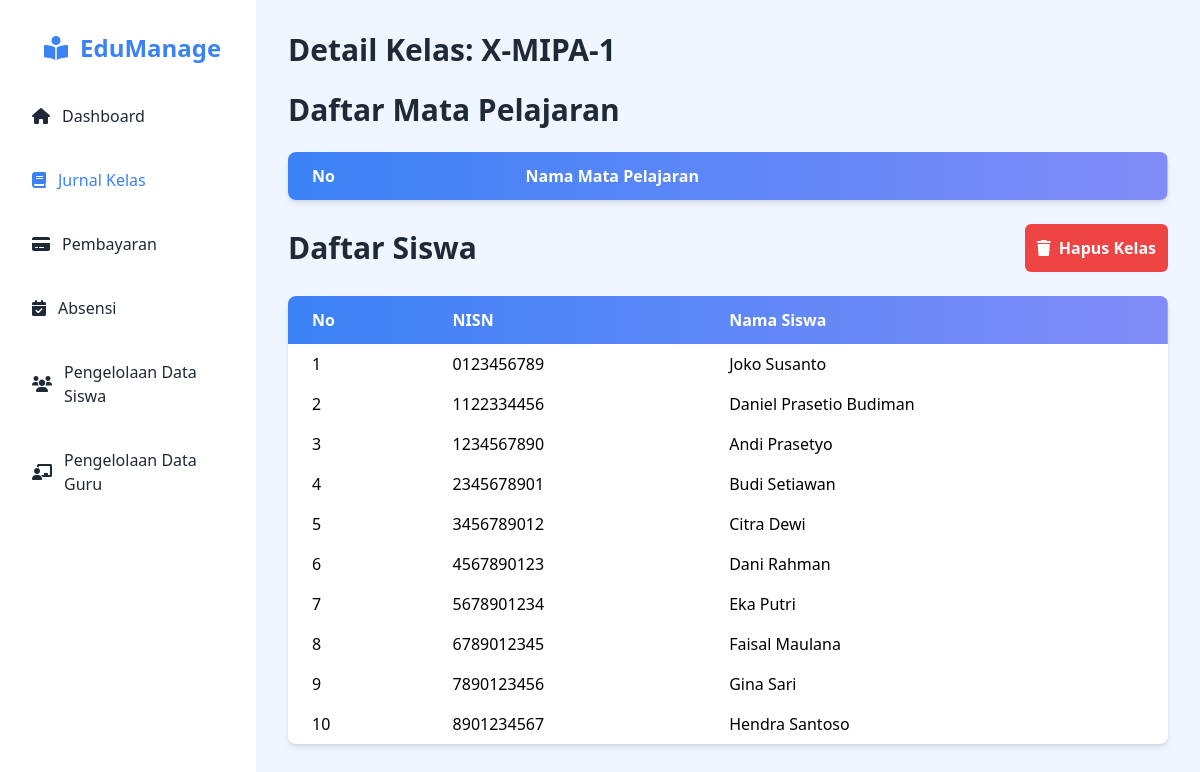
The app's page /index.php/jurnal/detail/23 with its own data.
### tables this page shows
CREATE TABLE `kelas` (
  `id` int(11) NOT NULL,
  `nama_kelas` varchar(50) NOT NULL,
  `jurusan` enum('MIPA','IPS') NOT NULL,
  `tingkat` enum('X','XI','XII') NOT NULL
);

CREATE TABLE `siswa` (
  `nisn` varchar(20) NOT NULL,
  `nama` varchar(100) NOT NULL,
  `angkatan` year(4) NOT NULL,
  `kelas_id` int(11) NOT NULL,
  `password` varchar(255) NOT NULL
);

### application/controllers/Jurnal.php (called while the page is built, shortened)
<?php
class Jurnal extends CI_Controller {
    public function __construct()
    {
        $this->load->model('M_jurnal');
        $this->load->model('M_siswa');
    }
    public function detail($kelas_id)
    {
        $kelas = $this->M_jurnal->get_kelas_by_id($kelas_id);
        $tingkat = $kelas->tingkat;
        $data['mata_pelajaran'] = $this->M_jurnal->get_mata_pelajaran_by_kelas($kelas_id);
        $data['all_mata_pelajaran'] = $this->M_jurnal->get_mata_pelajaran_by_tingkat($tingkat);
        $data['kelas'] = $kelas;
        $data['siswa'] = $this->M_siswa->get_siswa_by_kelas($kelas_id);
        $this->load->view('jurnal/V_kelas', $data);
    }
}

### index.php (called while the page is built, shortened)
<?php
require_once BASEPATH.'core/CodeIgniter.php';

### application/models/M_jurnal.php (called while the page is built, shortened)
<?php
class M_jurnal extends CI_Model {
    public function get_kelas_by_id($id)
    {
        return $this->db->get_where('kelas', ['id' => $id])->row();
    }
}

### application/models/M_siswa.php (called while the page is built, shortened)
<?php
class M_siswa extends CI_Model {
    public function get_siswa_by_kelas($kelas_id)
    {
        return $this->db->get_where('siswa', ['kelas_id' => $kelas_id])->result();
    }
}

### application/views/jurnal/V_kelas.php (the view, shortened to what this page needs)
<!DOCTYPE html>
<html lang="en">
<head>
    <script src="https://cdn.tailwindcss.com"></script>
    <link rel="stylesheet" href="https://cdnjs.cloudflare.com/ajax/libs/font-awesome/6.0.0-beta3/css/all.min.css">
</head>
<body class="bg-blue-50 font-sans">
    <div class="flex" id="app">
        <div class="bg-white text-gray-800 w-64 min-h-screen p-5 space-y-6 transition-all duration-300" id="sidebar">
            <ul class="space-y-4">
                <li><a href="<?= site_url('dashboard'); ?>" class="text-blue-500 flex items-center p-3 rounded-md text-2xl font-bold ml-3"><i class="fas fa-book-reader mr-3"></i>EduManage</a></li>
                <li><a href="<?= site_url('dashboard'); ?>" class="flex items-center hover:bg-gradient-to-r from-blue-500 to-indigo-400 hover:text-white p-3 rounded-md"><i class="fas fa-home mr-3"></i>Dashboard</a></li>
                <li><a href="<?= site_url('jurnal'); ?>" class="text-blue-500 flex items-center hover:bg-gradient-to-r from-blue-500 to-indigo-400 hover:text-white p-3 rounded-md"><i class="fas fa-book mr-3"></i>Jurnal Kelas</a></li>
                <li><a href="<?= site_url('pembayaran'); ?>" class="flex items-center hover:bg-gradient-to-r from-blue-500 to-indigo-400 hover:text-white p-3 rounded-md"><i class="fas fa-credit-card mr-3"></i>Pembayaran</a></li>
                <li><a href="<?= site_url('absensi'); ?>" class="flex items-center hover:bg-gradient-to-r from-blue-500 to-indigo-400 hover:text-white p-3 rounded-md"><i class="fas fa-calendar-check mr-3"></i>Absensi</a></li>
                <li><a href="<?= site_url('siswa'); ?>" class="flex items-center hover:bg-gradient-to-r from-blue-500 to-indigo-400 hover:text-white p-3 rounded-md"><i class="fas fa-users mr-3"></i>Pengelolaan Data Siswa</a></li>
                <li><a href="<?= site_url('admin'); ?>" class="flex items-center hover:bg-gradient-to-r from-blue-500 to-indigo-400 hover:text-white p-3 rounded-md"><i class="fas fa-chalkboard-teacher mr-3"></i>Pengelolaan Data Guru</a></li>
            </ul>
        </div>
        <div class="flex-1 p-8 space-y-6 transition-all duration-300" id="content">
            <h1 class="text-3xl font-bold text-gray-800 mb-4">
                Detail Kelas: <?= $kelas->tingkat . '-' . $kelas->jurusan . '-' . $kelas->nama_kelas; ?>
            </h1>
            <h1 class="text-3xl font-bold text-gray-800">Daftar Mata Pelajaran</h1>
            <div class="bg-white shadow-md rounded-lg overflow-x-auto">
                <table class="min-w-full table-auto border-collapse">
                    <thead class="bg-gradient-to-r from-blue-500 to-indigo-400 text-white">
                        <tr>
                            <th class="py-3 px-6 text-left">No</th>
                            <th class="py-3 px-6 text-left">Nama Mata Pelajaran</th>
                        </tr>
                    </thead>
                </table>
            </div>
            <div class="flex justify-between items-center mb-6">
                <h1 class="text-3xl font-bold text-gray-800">Daftar Siswa</h1>
                <a href="<?= site_url('jurnal/hapus/' . $kelas->id); ?>"
                class="bg-red-500 font-bold text-white p-3 rounded-md inline-block transform transition-transform duration-300 hover:scale-110 hover:bg-gradient-to-r from-red-500 to-pink-600"
                onclick="return confirm('Apakah Anda yakin ingin menghapus kelas ini?');">
                    <i class="fas fa-trash mr-2"></i>Hapus Kelas
                </a>
            </div>
            <div class="bg-white shadow-md rounded-lg overflow-x-auto">
                <table class="min-w-full table-auto border-collapse">
                    <thead class="bg-gradient-to-r from-blue-500 to-indigo-400 text-white">
                        <tr>
                            <th class="py-3 px-6 text-left">No</th>
                            <th class="py-3 px-6 text-left">NISN</th>
                            <th class="py-3 px-6 text-left">Nama Siswa</th>
                        </tr>
                    </thead>
                    <tbody>
                        <?php $no = 1; foreach ($siswa as $s): ?>
                            <tr class="hover:bg-gradient-to-r from-blue-200 to-indigo-200">
                                <td class="py-2 px-6"><?= $no++; ?></td>
                                <td class="py-2 px-6"><?= $s->nisn; ?></td>
                                <td class="py-2 px-6"><?= $s->nama; ?></td>
                            </tr>
                        <?php endforeach; ?>
                    </tbody>
                </table>
            </div>
        </div>
</body>
</html>

### records on screen
kelas: tingkat "X", jurusan "MIPA", nama_kelas "1"
siswa: nisn "0123456789", nama "Joko Susanto"
siswa: nisn "1122334456", nama "Daniel Prasetio Budiman"
siswa: nisn "1234567890", nama "Andi Prasetyo"
siswa: nisn "2345678901", nama "Budi Setiawan"
siswa: nisn "3456789012", nama "Citra Dewi"
siswa: nisn "4567890123", nama "Dani Rahman"
siswa: nisn "5678901234", nama "Eka Putri"
siswa: nisn "6789012345", nama "Faisal Maulana"
siswa: nisn "7890123456", nama "Gina Sari"
siswa: nisn "8901234567", nama "Hendra Santoso"
